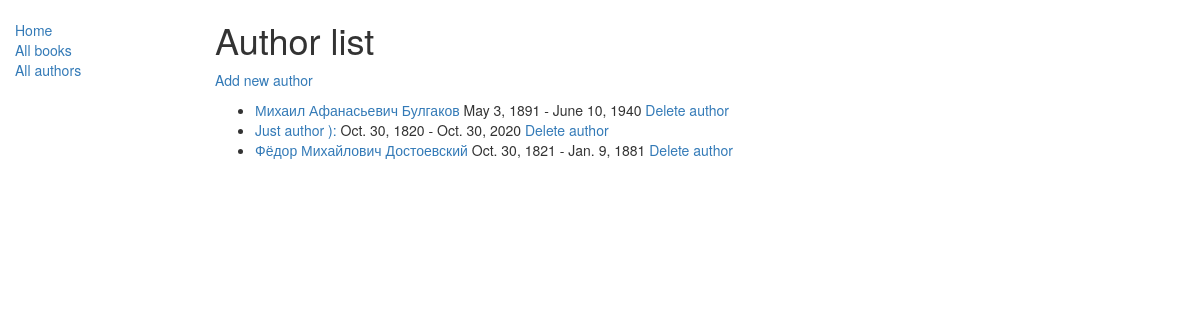
The page /catalog/authors on the database its author committed.
### catalog/models.py (models this page shows, shortened)
class Author(models.Model):
    name = models.CharField(
        max_length=100,
        null=False,
        help_text="An author's full name. (Example: W. Shakespear or Mihail Afanasievich Bulgakov)",
    )
    date_of_birth = models.DateField(
        null=True,
        blank=True,
        help_text="A date of author's birth (or Null, if unknown).",
    )
    date_of_death = models.DateField(
        null=True,
        blank=True,
        help_text="A date of author's death (or Null, if alive or unknown).",
    )
    def get_absolute_url(self) -> str:
        return f"/catalog/author/{self.pk}"

### catalog/views.py (the view)
# urls.py: path("authors", views.AuthorsListView.as_view(), name="authors"),
class AuthorsListView(generic.ListView):
    model = Author
    context_object_name = "author_list"
    queryset = Author.objects.all()
    template_name = "author/list.html"

### catalog/templates/author/list.html
{% extends "base_generic.html" %} {% block content %}
<h1>Author list</h1>
<p><a href="author/add">Add new author</a></p>
{% if author_list %}
<ul>
    {% for author in author_list %}
    <li><a href="{{ author.get_absolute_url }}"> {{ author.name }}</a> {{ author.date_of_birth }} - {{ author.date_of_death }} <a href="author/delete/{{author.pk}}"> Delete author</a></li>
    {% endfor %}
</ul>
{% else %}
<p>There are no authors :c</p>
{% endif %} {% endblock %}

### catalog/templates/base_generic.html (shortened to what this page needs)
<!DOCTYPE html>
<html>
    <head>
        <link
            rel="stylesheet"
            href="https://maxcdn.bootstrapcdn.com/bootstrap/3.3.7/css/bootstrap.min.css"
        />
        <link
            rel="stylesheet"
            href="https://maxcdn.bootstrapcdn.com/bootstrap/3.3.7/css/bootstrap-theme.min.css"
        />
        {% load static %}
        <link rel="stylesheet" href="{% static 'css/styles.css' %}" />
    </head>
    <body>
        <div class="container-fluid">
            <div class="row">
                <div class="col-sm-2">
                    {% block sidebar %}
                    <ul class="sidebar-nav">
                        <li><a href="{% url 'index' %}">Home</a></li>
                        <li><a href="{% url 'books' %}">All books</a></li>
                        <li><a href="{% url 'authors' %}">All authors</a></li>
                    </ul>
                    {% endblock %}
                </div>
                <div class="col-sm-10">
                    {% block content %}{% endblock %}
                </div>
            </div>
        </div>
    </body>
</html>

### catalog/static/css/styles.css (style rules this page uses)
.sidebar-nav { margin-top: 20px; padding: 0; list-style: none; }

### rows shown on the page
Author: name "Михаил Афанасьевич Булгаков", date_of_birth "May 3, 1891", date_of_death "June 10, 1940"
Author: name "Just author ):", date_of_birth "Oct. 30, 1820", date_of_death "Oct. 30, 2020"
Author: name "Фёдор Михайлович Достоевский", date_of_birth "Oct. 30, 1821", date_of_death "Jan. 9, 1881"
